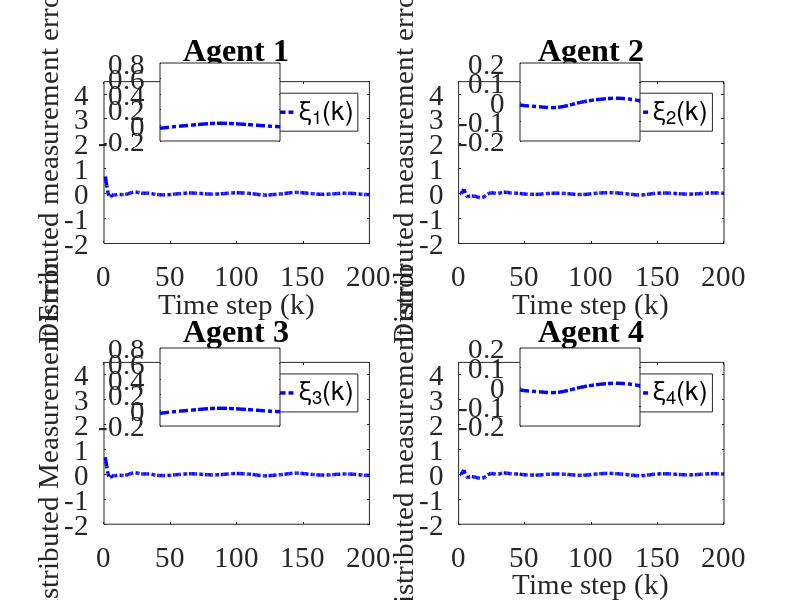

The MATLAB source for this figure:
clc; clear;

% Parameters
rho = 6.5;            % Increase gain for better control response
eta = 1;              % Increase to make the adaptive update faster
lamda = 350;          % Model-free parameter
mu = 0.005;           % Adaptive parameter
epsilon = 1e-5;       % Small threshold for stability
alpha = 15;           % Smoothing factor for error dynamics
T = 0.1;              % Sampling time (kept for calculations but not used in time vector)
gamma1 = 0.45;        % Adjust control gains for faster tracking
gamma2 = 0.25;        % Adjust control gains
gamma3 = 0.45;        % Adjust control gains
gamma4 = 0.25;        % Adjust control gains
beta = 10;            % Sliding mode coefficient
sigma = 95;           % Sliding mode parameter
tau = 1e-5;           % Small damping term

rT = 1024;            % Sample rate
L = 200;              % Time steps
m = 200;              % Data size
n = 600;              % Data size

% Initialization
phi1 = zeros(m+1,1); 
phi2 = zeros(m+1,1); 
phi3 = zeros(m+1,1); 
phi4 = zeros(m+1,1);
mfa1 = zeros(m+1,1); 
mfa2 = zeros(m+1,1); 
mfa3 = zeros(m+1,1); 
mfa4 = zeros(m+1,1);
sm1 = zeros(m,1);  
sm2 = zeros(m,1);  
sm3 = zeros(m,1);  
sm4 = zeros(m,1);
y1 = zeros(m+1,1); 
y2 = zeros(m+1,1); 
y3 = zeros(m+1,1); 
y4 = zeros(m+1,1);
u1 = zeros(m,1);   
u2 = zeros(m,1);   
u3 = zeros(m,1);   
u4 = zeros(m,1);
xi1 = zeros(m,1);  
xi2 = zeros(m,1);  
xi3 = zeros(m,1);  
xi4 = zeros(m,1);
s1 = zeros(m,1);   
s2 = zeros(m,1);   
s3 = zeros(m,1);   
s4 = zeros(m,1);
yd = zeros(m+1,1);

% Desired signal (Reference trajectory)
for k = 1:1:m+1
    % yd(k) = 0.6; % Time-invariant constant reference signal
    yd(k) = 0.6 * sin(0.05 * pi * k) + 0.6 * cos(0.03 * pi * k);
end

for k = 1:m
    % Adaptive Gain update
    if k == 1
        phi1(k) = 1.0; 
        phi2(k) = 1.0; 
        phi3(k) = 1.0; 
        phi4(k) = 1.0;
    elseif k == 2
        phi1(k) = phi1(k-1) + (eta * u1(k-1) / (mu + u1(k-1)^2)) * (y1(k) - phi1(k-1)*u1(k-1));
        phi2(k) = phi2(k-1) + (eta * u2(k-1) / (mu + u2(k-1)^2)) * (y2(k) - phi2(k-1)*u2(k-1));
        phi3(k) = phi3(k-1) + (eta * u3(k-1) / (mu + u3(k-1)^2)) * (y3(k) - phi3(k-1)*u3(k-1));
        phi4(k) = phi4(k-1) + (eta * u4(k-1) / (mu + u4(k-1)^2)) * (y4(k) - phi4(k-1)*u4(k-1));
    else
        phi1(k) = phi1(k-1) + (eta * (u1(k-1) - u1(k-2)) / (mu + (u1(k-1) - u1(k-2))^2)) * (y1(k) - y1(k-1) - phi1(k-1) * (u1(k-1) - u1(k-2)));
        phi2(k) = phi2(k-1) + (eta * (u2(k-1) - u2(k-2)) / (mu + (u2(k-1) - u2(k-2))^2)) * (y2(k) - y2(k-1) - phi2(k-1) * (u2(k-1) - u2(k-2)));
        phi3(k) = phi3(k-1) + (eta * (u3(k-1) - u3(k-2)) / (mu + (u3(k-1) - u3(k-2))^2)) * (y3(k) - y3(k-1) - phi3(k-1) * (u3(k-1) - u3(k-2)));
        phi4(k) = phi4(k-1) + (eta * (u4(k-1) - u4(k-2)) / (mu + (u4(k-1) - u4(k-2))^2)) * (y4(k) - y4(k-1) - phi4(k-1) * (u4(k-1) - u4(k-2)));
    end

    % Stability protection
    if k > 2 && (abs(phi1(k)) <= epsilon || abs(u1(k-1) - u1(k-2)) <= epsilon || sign(phi1(k)) ~= sign(phi1(1)))
        phi1(k) = phi1(1);
    end
    if k > 2 && (abs(phi2(k)) <= epsilon || abs(u2(k-1) - u2(k-2)) <= epsilon || sign(phi2(k)) ~= sign(phi2(1)))
        phi2(k) = phi2(1);
    end
    if k > 2 && (abs(phi3(k)) <= epsilon || abs(u3(k-1) - u3(k-2)) <= epsilon || sign(phi3(k)) ~= sign(phi3(1)))
        phi3(k) = phi3(1);
    end
    if k > 2 && (abs(phi4(k)) <= epsilon || abs(u4(k-1) - u4(k-2)) <= epsilon || sign(phi4(k)) ~= sign(phi4(1)))
        phi4(k) = phi4(1);
    end

    % Error dynamics
    xi1(k) = yd(k) - 2*y1(k) + y4(k);
    xi2(k) = y1(k) - 2*y2(k) + y3(k);
    xi3(k) = y2(k) + yd(k) - 2*y3(k);
    xi4(k) = y1(k) + y3(k) - 2*y4(k);

    % Fix: Handle k=1 case for sliding surfaces
    if k == 1
        s1(k) = 0;
        s2(k) = 0;
        s3(k) = 0;
        s4(k) = 0;
    else
        s1(k) = alpha * xi1(k) - xi1(k-1);
        s2(k) = alpha * xi2(k) - xi2(k-1);
        s3(k) = alpha * xi3(k) - xi3(k-1);
        s4(k) = alpha * xi4(k) - xi4(k-1);
    end

    % MFAC updates
    if k == 1
        mfa1(k) = 0;
        mfa2(k) = 0;
        mfa3(k) = 0;
        mfa4(k) = 0;
    else
        mfa1(k) = mfa1(k-1) + (rho * phi1(k)) / (lamda + abs(phi1(k)^2)) * xi1(k);
        mfa2(k) = mfa2(k-1) + (rho * phi2(k)) / (lamda + abs(phi2(k)^2)) * xi2(k);
        mfa3(k) = mfa3(k-1) + (rho * phi3(k)) / (lamda + abs(phi3(k)^2)) * xi3(k);
        mfa4(k) = mfa4(k-1) + (rho * phi4(k)) / (lamda + abs(phi4(k)^2)) * xi4(k);
    end

    % SMC updates
    if k == 1 
        sm1(k) = 0;
        sm2(k) = 0;
        sm3(k) = 0;
        sm4(k) = 0;
    else
        sm1(k) = sm1(k-1) + (beta * phi1(k)) / (sigma + (phi1(k))^2) * ...
            ( (xi1(k) + (y4(k) - y4(k-1)) + (yd(k+1) - yd(k))) / (1 + 1) ...
            - (xi1(k)) / (alpha * (2)) + tau * sign(s1(k)) );

        sm2(k) = sm2(k-1) + (beta * phi2(k)) / (sigma + (phi2(k)^2)) * ...
            ( (xi2(k) + (y1(k) - y1(k-1)) + (y3(k) - y3(k-1))) / (1 + 1) ...
            - (xi2(k)) / (alpha * 2) + tau * sign(s2(k)) );

        sm3(k) = sm3(k-1) + (beta * phi3(k)) / (sigma + (phi3(k)^2)) * ...
            ( (xi3(k) + (y2(k) - y2(k-1)) + (yd(k+1) - yd(k))) / (1 + 1) ...
            - (xi3(k)) / (alpha * (2)) + tau * sign(s3(k)) );

        sm4(k) = sm4(k-1) + (beta * phi4(k)) / (sigma + (phi4(k)^2)) * ...
            ( (xi4(k) + (y1(k) - y1(k-1)) + (y3(k) - y3(k-1))) / (1 + 1) ...
            - (xi4(k)) / (alpha * (2)) + tau * sign(s4(k)) );
    end

    % Control signal
    if k == 1
        u1(k) = 0;
        u2(k) = 0;
        u3(k) = 0;
        u4(k) = 0;
    else
        u1(k) = mfa1(k) + gamma1 * sm1(k);
        u2(k) = mfa2(k) + gamma2 * sm2(k);
        u3(k) = mfa3(k) + gamma3 * sm3(k);
        u4(k) = mfa4(k) + gamma4 * sm4(k);
    end
    if k == 1
        y1(k) = 0;
        y2(k) = 0;
        y3(k) = 0;
        y4(k) = 0;
    end

    % Plant model update with nonlinear term and feedforward
    a = 0.5;
    b1 = 1.2 * n / (rT * 0.2);
    b2 = 1.15 * n / (rT * 0.2);
    b3 = 1.2 * n / (rT * 0.2);
    b4 = 1.15 * n / (rT * 0.2);
    
    nonlinearity1 = 0.02; % Coefficient for cubic nonlinearity
    nonlinearity2 = 0.02; % Coefficient for cubic nonlinearity
    nonlinearity3 = 0.02; % Coefficient for cubic nonlinearity
    nonlinearity4 = 0.02; % Coefficient for cubic nonlinearity
    ff_gain = 0.45; % Feedforward gain
    
    % Add cubic nonlinearity and feedforward term
    y1(k+1) = a * y1(k) + b1 * u1(k) - nonlinearity1 * y1(k)^3 + ff_gain;
    y2(k+1) = a * y2(k) + b2 * u2(k) - nonlinearity2 * y2(k)^2 + ff_gain;
    y3(k+1) = a * y3(k) + b3 * u3(k) - nonlinearity3 * y3(k)^3 + ff_gain;
    y4(k+1) = a * y4(k) + b4 * u4(k) - nonlinearity4 * y4(k)^2 + ff_gain;
end

% Calculate Mean Squared Error and Mean for each xi_i(k)
mse_xi1 = mean(xi1.^2);
mse_xi2 = mean(xi2.^2);
mse_xi3 = mean(xi3.^2);
mse_xi4 = mean(xi4.^2);
mean_xi1 = mean(xi1);
mean_xi2 = mean(xi2);
mean_xi3 = mean(xi3);
mean_xi4 = mean(xi4);

% Print MSE and Mean values
fprintf('Mean Squared Error for xi_1(k): %.10e\n', mse_xi1);

fprintf('Mean Squared Error for xi_2(k): %.10e\n', mse_xi2);

fprintf('Mean Squared Error for xi_3(k): %.10e\n', mse_xi3);

fprintf('Mean Squared Error for xi_4(k): %.10e\n', mse_xi4);


% Plotting
% Time vector for plotting
t = 1:1:m+1;  % Gives 201 points, as expected
font_size = 21;
font_family = 'Times New Roman';
xtick_value_start = 40;
xtick_value_end = 100;

% Verify time vector and array lengths
disp(['Length of t: ', num2str(length(t))]); % Should display 201
disp(['Length of y1: ', num2str(length(y1))]); % Should be 201
disp(['Length of yd: ', num2str(length(yd))]); % Should be 201
disp(['Length of xi1: ', num2str(length(xi1))]); % Should be 200

% % Plot 4 subplots
% figure('Position', [100, 100, 15*100, 7.5*100]); % [left, bottom, width, height] in pixels
% subplot(2,2,1);
% plot(t, yd, '--b', 'LineWidth', 2.5); hold on;
% plot(t, y1, '-.g', 'LineWidth', 2.5);
% title('Agent 1'); grid off;
% legend('y_d(k)','y_1(k)','Orientation', 'horizontal');
% set(gca, 'FontSize', font_size);
% xlim([0 m]); % X-axis starts from 0
% ylim([-1.5 3.5]); % Y-axis limits for Agent 1

% zoom_x_start = 80; % Start of zoomed x-range
% zoom_x_end = 100; % End of zoomed x-range
% axes('Position', [0.20,0.79,0.13,0.10]);
% box on; hold on;
% plot(t, yd, '--b', 'LineWidth', 2.5);
% plot(t, y1, '-.g', 'LineWidth', 2.5);
% xlim([zoom_x_start zoom_x_end]);
% yticks([-0.4,0,0.2]);
% set(gca, 'FontSize', font_size);

% subplot(2,2,2);
% plot(t, yd, '--b', 'LineWidth', 2.5); hold on;
% plot(t, y2, '-.g', 'LineWidth', 2.5);
% title('Agent 2'); grid off;
% legend('y_d(k)','y_2(k)','Orientation', 'horizontal');
% set(gca, 'FontSize', font_size);
% xlim([0 m]); % X-axis starts from 0
% ylim([-1.5 3.5]); % Y-axis limits for Agent 2

% axes('Position', [0.64,0.79,0.13,0.10]);
% box on; hold on;
% plot(t, yd, '--b', 'LineWidth', 2.5);
% plot(t, y2, '-.g', 'LineWidth', 2.5);
% xlim([zoom_x_start zoom_x_end]);
% yticks([-0.4,0,0.2]);
% set(gca, 'FontSize', font_size);

% subplot(2,2,3);
% plot(t, yd, '--b', 'LineWidth', 2.5); hold on;
% plot(t, y3, '-.g', 'LineWidth', 2.5);
% title('Agent 3'); grid off;
% legend('y_d(k)','y_3(k)','Orientation', 'horizontal');
% set(gca, 'FontSize', font_size);
% xlim([0 m]); % X-axis starts from 0
% ylim([-1.5 3.5]); % Y-axis limits for Agent 3

% axes('Position', [0.20,0.315,0.13,0.10]);
% box on; hold on;
% plot(t, yd, '--b', 'LineWidth', 2.5);
% plot(t, y3, '-.g', 'LineWidth', 2.5);
% xlim([zoom_x_start zoom_x_end]);
% yticks([-0.4,0,0.2]);
% set(gca, 'FontSize', font_size);

% subplot(2,2,4);
% plot(t, yd, '--b', 'LineWidth', 2.5); hold on;
% plot(t, y4, '-.g', 'LineWidth', 2.5);
% title('Agent 4'); grid off;
% legend('y_d(k)','y_4(k)','Orientation', 'horizontal');
% set(gca, 'FontSize', font_size);
% xlim([0 m]); % X-axis starts from 0
% ylim([-1.5 3.5]); % Y-axis limits for Agent 4

% axes('Position', [0.64,0.315,0.13,0.10]);
% box on; hold on;
% plot(t, yd, '--b', 'LineWidth', 2.5);
% plot(t, y4, '-.g', 'LineWidth', 2.5);
% xlim([zoom_x_start zoom_x_end]);
% yticks([-0.4,0,0.2]);
% set(gca, 'FontSize', font_size);







% Plot 4 subplots

figure('Position', [100, 100, 1450, 800]);
% figure('Position', [100, 100, 15*100, 7.5*100]); % [left, bottom, width, height] in pixels
subplot(2,2,1);
plot(t(1:end-1), xi1, '-.b', 'LineWidth', 2.5);
title('Agent 1'); grid off;
legend('\xi_1(k)','y_1','Orientation', 'horizontal');
set(gca, 'FontSize', font_size,'FontName',font_family);
xlim([0 m]); % X-axis starts from 0
ylim([-2 4.5]); % Y-axis limits for Agent 1
ylabel('Distributed measurement error', 'FontSize', font_size);
xlabel('Time step (k)', 'FontSize', font_size);

zoom_x_start_xi = 50; % Start of zoomed x-range
zoom_x_end_xi = 80; % End of zoomed x-range0.20,0.79,0.13,0.10
axes('Position', [0.20,0.765,0.15,0.13]);
box on; hold on;
plot(t(1:end-1), xi1, '-.b', 'LineWidth', 2.5);
xlim([zoom_x_start_xi zoom_x_end_xi]);
xticks([xtick_value_start xtick_value_end]);
% yticks([-2.000000000000000e-04,0,2.000000000000000e-04,4.000000000000001e-04,6.000000000000001e-04]);
set(gca, 'FontSize', font_size,'FontName',font_family);

subplot(2,2,2);
plot(t(1:end-1), xi2, '-.b', 'LineWidth', 2.5);
title('Agent 2'); grid off;
legend('\xi_2(k)','y_2','Orientation', 'horizontal');
set(gca, 'FontSize', font_size,'FontName',font_family);
xlim([0 m]); % X-axis starts from 0
ylim([-2 4.5]); % Y-axis limits for Agent 1; % Y-axis limits for Agent 2
ylabel('Distributed measurement error', 'FontSize', font_size);
xlabel('Time step (k)', 'FontSize', font_size);

axes('Position', [0.65,0.765,0.15,0.13]);
box on; hold on;
plot(t(1:end-1), xi2, '-.b', 'LineWidth', 2.5);
xlim([zoom_x_start_xi zoom_x_end_xi]);
xticks([xtick_value_start xtick_value_end]);
% yticks([-2.000000000000000e-04,0,2.000000000000000e-04,4.000000000000001e-04,6.000000000000001e-04]);
set(gca, 'FontSize', font_size,'FontName',font_family);

subplot(2,2,3);
plot(t(1:end-1), xi3, '-.b', 'LineWidth', 2.5);
title('Agent 3'); grid off;
legend('\xi_3(k)','y_3','Orientation', 'horizontal');
set(gca, 'FontSize', font_size,'FontName',font_family);
xlim([0 m]); % X-axis starts from 0
ylim([-2 4.5]); % Y-axis limits for Agent 1; % Y-axis limits for Agent 2
ylabel('Distributed Measurement Error', 'FontSize', font_size);
set(gca, 'FontSize', font_size,'FontName',font_family);

axes('Position', [0.20,0.290,0.15,0.13]);
box on; hold on;
plot(t(1:end-1), xi3, '-.b', 'LineWidth', 2.5);
xlim([zoom_x_start_xi zoom_x_end_xi]);
xticks([xtick_value_start xtick_value_end]);
% yticks([0.599,0.6,0.601]);
set(gca, 'FontSize', font_size,'FontName',font_family);

subplot(2,2,4);
plot(t(1:end-1), xi4, '-.b', 'LineWidth', 2.5);
title('Agent 4'); grid off;
legend('\xi_4(k)','y_4','Orientation', 'horizontal');
set(gca, 'FontSize', font_size,'FontName',font_family);
xlim([0 m]); % X-axis starts from 0
ylim([-2 4.5]); % Y-axis limits for Agent 1; % Y-axis limits for Agent 4
ylabel('Distributed measurement error', 'FontSize', font_size);
xlabel('Time step (k)', 'FontSize', font_size);

axes('Position', [0.65,0.290,0.15,0.13]);
box on; hold on;
plot(t(1:end-1), xi4, '-.b', 'LineWidth', 2.5);
xlim([zoom_x_start_xi zoom_x_end_xi]);
xticks([xtick_value_start xtick_value_end]);
% xticks([64,64.5,65])
% yticks([-1.000000000000000e-04,0,1.000000000000000e-04]);
set(gca, 'FontSize', font_size,'FontName',font_family);
hold off;
